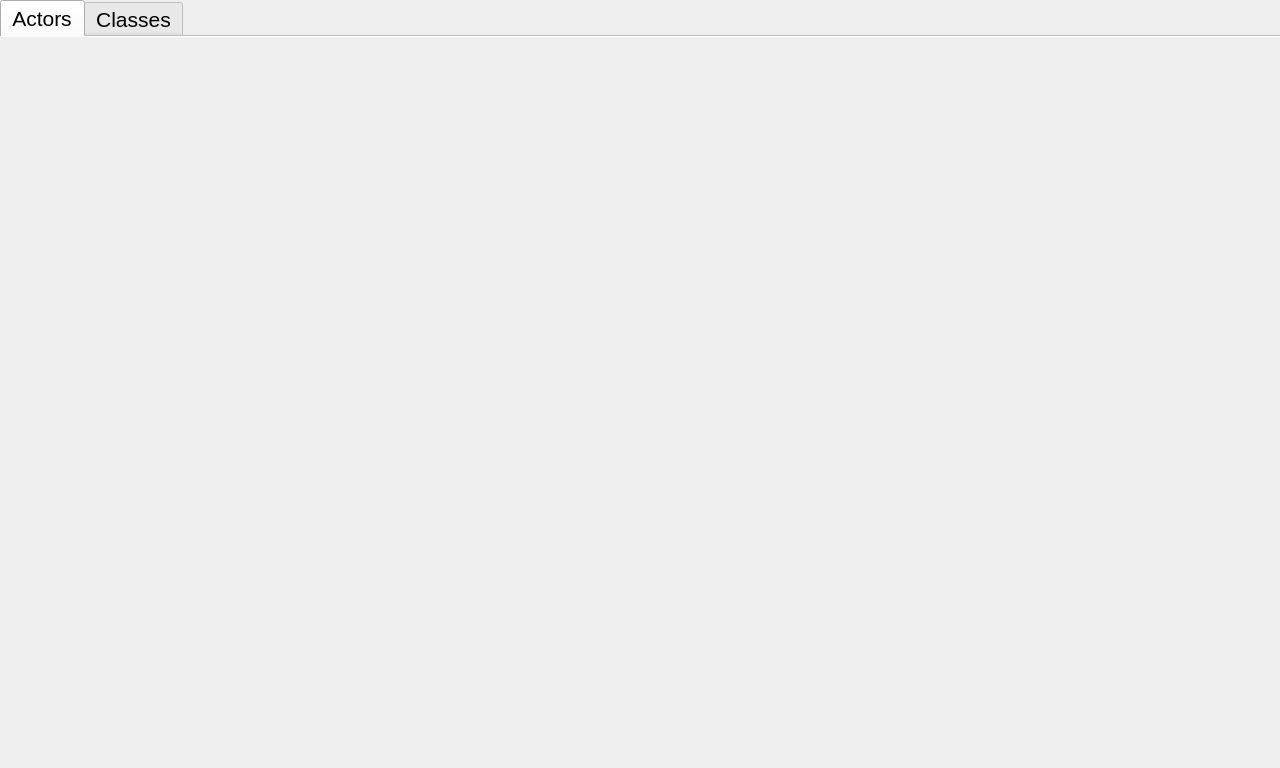
<?xml version="1.0" encoding="UTF-8"?>
<ui version="4.0">
 <class>ResourceContainer</class>
 <widget class="QWidget" name="ResourceContainer">
  <property name="geometry">
   <rect>
    <x>0</x>
    <y>0</y>
    <width>1280</width>
    <height>768</height>
   </rect>
  </property>
  <property name="sizePolicy">
   <sizepolicy hsizetype="Fixed" vsizetype="Fixed">
    <horstretch>0</horstretch>
    <verstretch>0</verstretch>
   </sizepolicy>
  </property>
  <property name="windowTitle">
   <string>ResourceContainer</string>
  </property>
  <widget class="QWidget" name="verticalLayoutWidget">
   <property name="geometry">
    <rect>
     <x>0</x>
     <y>0</y>
     <width>1281</width>
     <height>767</height>
    </rect>
   </property>
   <layout class="QVBoxLayout" name="mainContainerLayout">
    <property name="sizeConstraint">
     <enum>QLayout::SetDefaultConstraint</enum>
    </property>
    <item>
     <widget class="QTabWidget" name="resourceTabs">
      <property name="minimumSize">
       <size>
        <width>992</width>
        <height>704</height>
       </size>
      </property>
      <property name="font">
       <font>
        <pointsize>16</pointsize>
        <weight>50</weight>
        <italic>false</italic>
        <bold>false</bold>
       </font>
      </property>
      <property name="autoFillBackground">
       <bool>false</bool>
      </property>
      <property name="tabPosition">
       <enum>QTabWidget::North</enum>
      </property>
      <property name="tabShape">
       <enum>QTabWidget::Rounded</enum>
      </property>
      <property name="currentIndex">
       <number>0</number>
      </property>
      <property name="elideMode">
       <enum>Qt::ElideRight</enum>
      </property>
      <property name="documentMode">
       <bool>true</bool>
      </property>
      <widget class="QWidget" name="actorTab">
       <property name="font">
        <font>
         <pointsize>13</pointsize>
         <weight>50</weight>
         <italic>false</italic>
         <bold>false</bold>
        </font>
       </property>
       <attribute name="title">
        <string>Actors</string>
       </attribute>
      </widget>
      <widget class="QWidget" name="classTab">
       <property name="font">
        <font>
         <pointsize>13</pointsize>
         <weight>50</weight>
         <italic>false</italic>
         <bold>false</bold>
        </font>
       </property>
       <attribute name="title">
        <string>Classes</string>
       </attribute>
      </widget>
     </widget>
    </item>
    <item>
     <spacer name="verticalSpacer_2">
      <property name="orientation">
       <enum>Qt::Vertical</enum>
      </property>
      <property name="sizeType">
       <enum>QSizePolicy::Expanding</enum>
      </property>
      <property name="sizeHint" stdset="0">
       <size>
        <width>20</width>
        <height>40</height>
       </size>
      </property>
     </spacer>
    </item>
   </layout>
  </widget>
 </widget>
 <resources/>
 <connections/>
</ui>
